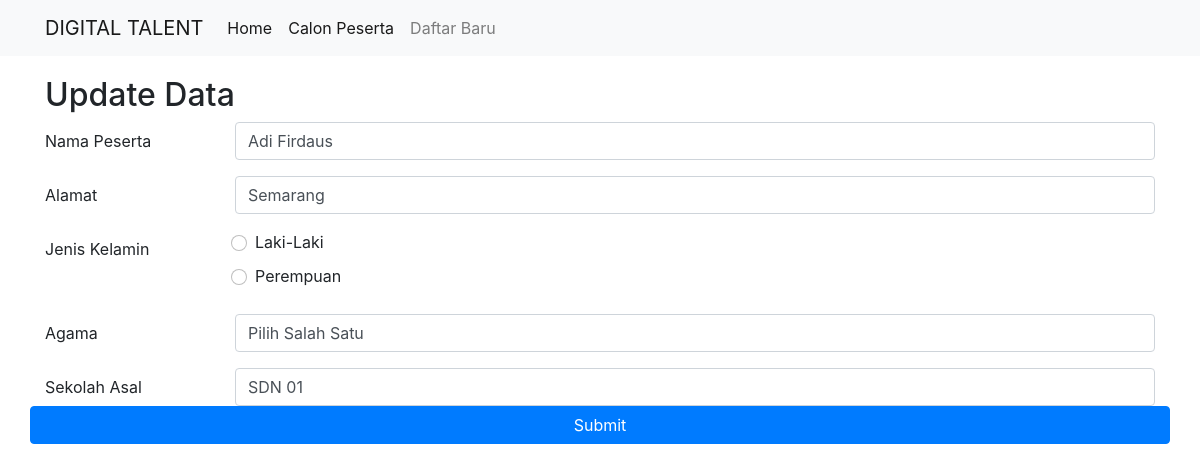
/update.php?id_anggota=16, run on the app's committed database.
### tables this page shows
CREATE TABLE `anggota` (
  `id_anggota` int(11) NOT NULL,
  `nama_peserta` varchar(50) DEFAULT NULL,
  `alamat` varchar(150) DEFAULT NULL,
  `jenis_kelamin` varchar(20) DEFAULT NULL,
  `agama` varchar(15) DEFAULT NULL,
  `sekolah_asal` char(50) DEFAULT NULL
);

### update.php (the view, shortened to what this page needs)
<!DOCTYPE html>
<html>
<head>
    <link href="https://cdn.jsdelivr.net/npm/bootstrap@5.1.0/dist/css/bootstrap.min.css" rel="stylesheet" />
    <link rel="stylesheet" href="style.css" />
    <link rel="stylesheet" href="https://stackpath.bootstrapcdn.com/bootstrap/4.1.3/css/bootstrap.min.css">
</head>
<body>
<nav class="navbar navbar-expand-lg navbar-light bg-light">
        <div class="container">
            <a class="navbar-brand" href="#">DIGITAL TALENT</a>
            <div class="collapse navbar-collapse" id="navbarSupportedContent">
                <ul class="navbar-nav mr-auto">
                    <li class="nav-item active">
                        <a class="nav-link" href="index.php">Home</a>
                    </li>
                    <li class="nav-item active">
                        <a class="nav-link" href="home.php">Calon Peserta</a>
                    </li>
                    <li class="nav-item">
                        <a class="nav-link" href="create.php">Daftar Baru</a>
                    </li>
                </ul>
            </div>
        </div>
    </nav>
<div class="container" style="margin-top:20px">
    <?php
    include "config.php";
    function input($data) {
        $data = trim($data);
        $data = stripslashes($data);
        $data = htmlspecialchars($data);
        return $data;
    }
    if (isset($_GET['id_anggota'])) {
        $id_anggota=input($_GET["id_anggota"]);
        $sql="select * from anggota where id_anggota=$id_anggota";
        $hasil=mysqli_query($kon,$sql);
        $data = mysqli_fetch_assoc($hasil);
    }
    ?>
    <h2>Update Data</h2>
    <form action="<?php echo htmlspecialchars($_SERVER["PHP_SELF"]);?>" method="post">
        <div class="row mb-3">
            <label class="col-sm-2 col-form-label">Nama Peserta</label>
            <div class="col-sm-10">
            <input type="text" name="nama_peserta" class="form-control" value="<?php echo $data['nama_peserta']; ?>" placeholder="Masukan Nama Peserta" required />
            </div>
        </div>
        <div class="row mb-3">
            <label class="col-sm-2 col-form-label">Alamat</label>
            <div class="col-sm-10">
            <input type="text" name="alamat" class="form-control" value="<?php echo $data['alamat']; ?>" placeholder="Masukan Alamat" required/>
            </div>
        </div>
        <div class="row mb-3">
            <label class="col-sm-2 col-form-label" name="jenis_kelamin">Jenis Kelamin</label>
            <div class="col-sm-10">
                <div class="form-check">
                <label><input class="form-check-input" type="radio" name="jenis_kelamin" value="Laki-Laki">Laki-Laki</label>
            </div>
            <div class="form-check">
                    <label><input class="form-check-input" type="radio" name="jenis_kelamin" value="Perempuan">Perempuan</label>
                </div>
            </div>
        </div>
        <div class="row mb-3">
            <label class="col-sm-2 col-form-label">Agama</label>
            <div class="col-sm-10">
            <select class="form-control" name="agama" value="<?php echo $data['agama']; ?>">
                <option value="">Pilih Salah Satu</option>
            </select>
            </div>
        </div>
        <div class="row mb-3">
            <label class="col-sm-2 col-form-label">Sekolah Asal</label>
            <div class="col-sm-10">
            <input type="text" name="sekolah_asal" class="form-control" value="<?php echo $data['sekolah_asal']; ?>" placeholder="Masukan Sekolah Asal" required/>
        </div>
        <button type="submit" name="submit" class="btn btn-primary">Submit</button>
    </form>
</div>
</body>
</html>

### data on the page
anggota: nama_peserta "Adi Firdaus", alamat "Semarang", sekolah_asal "SDN 01"
